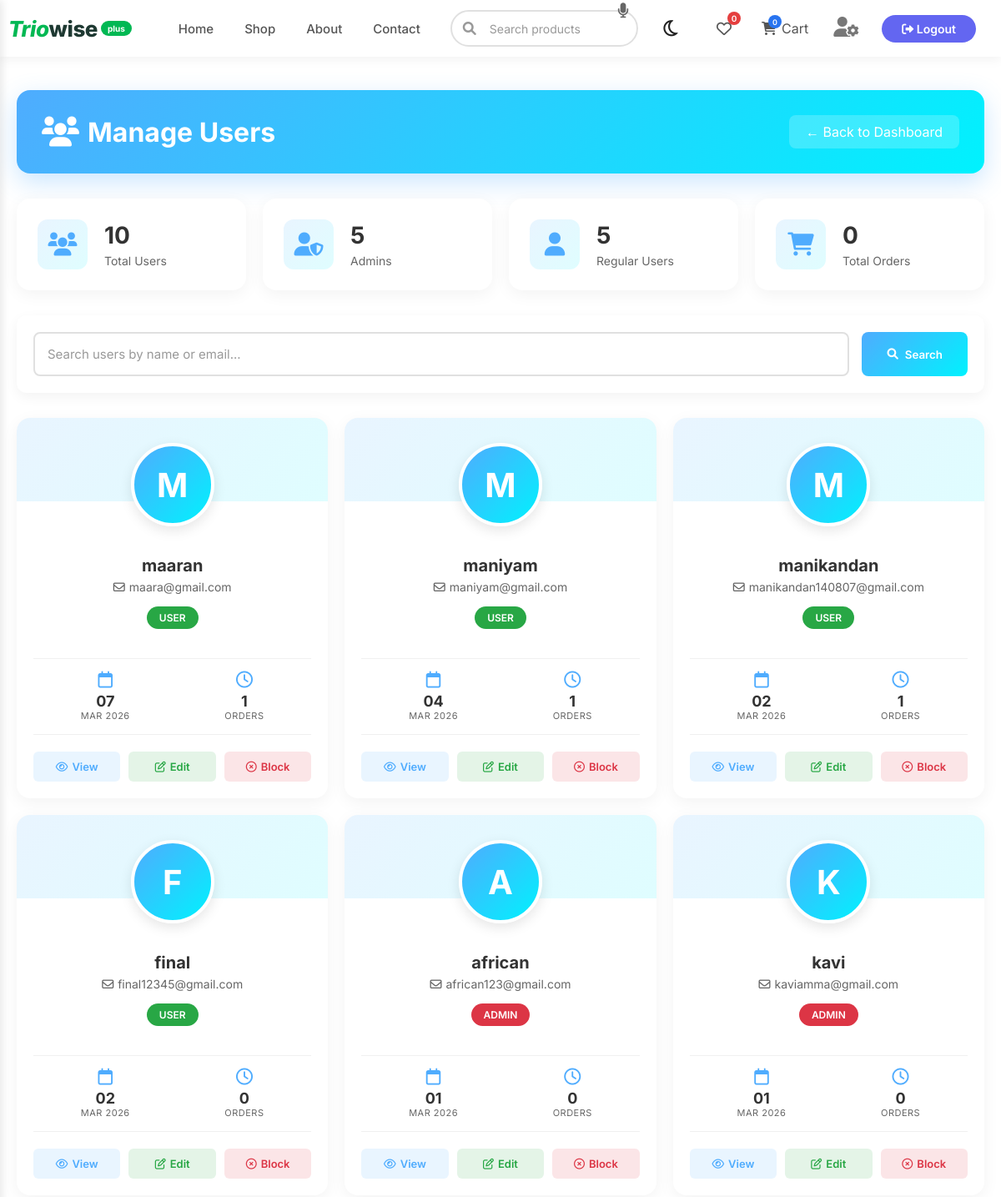
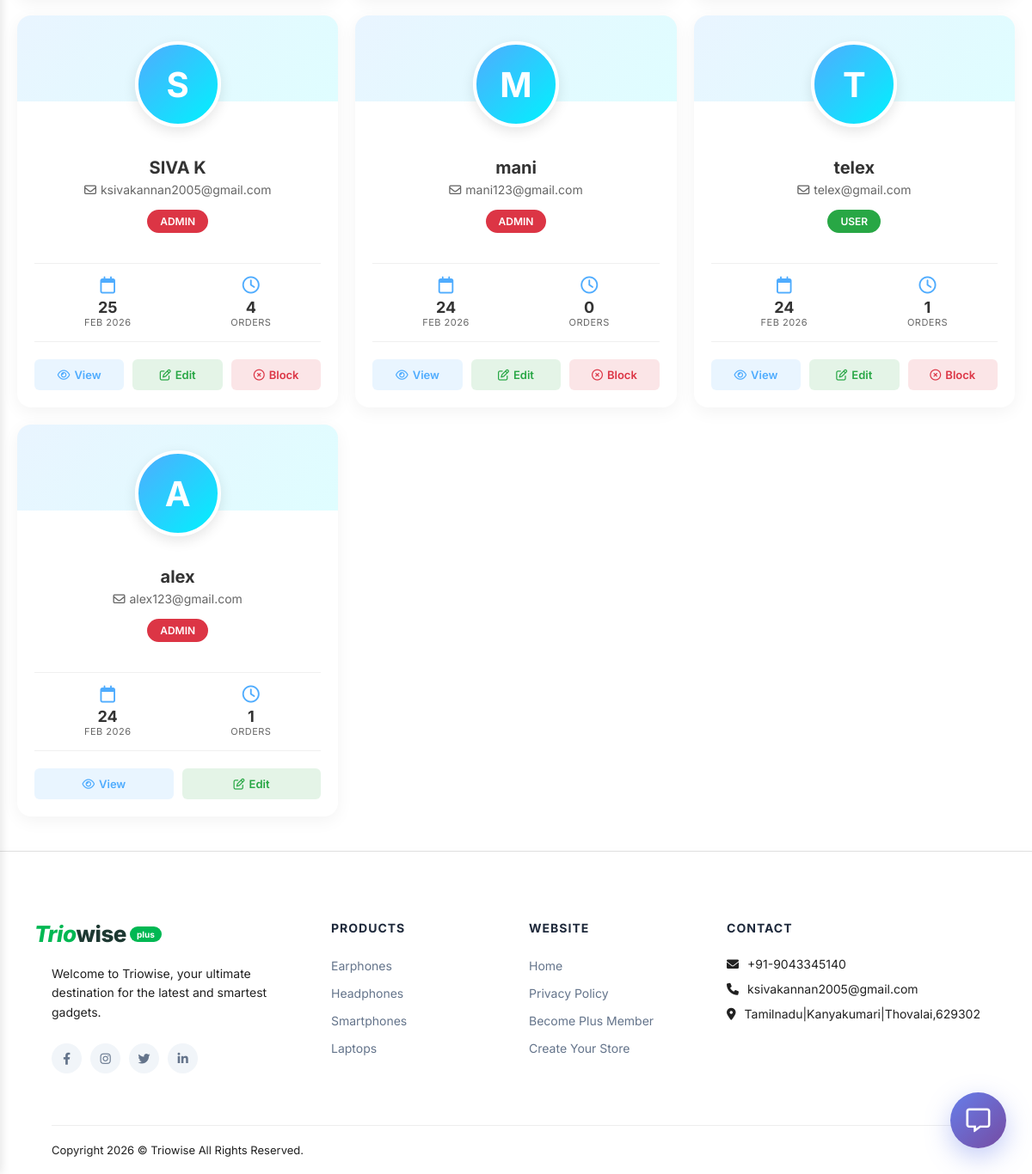
The app's page /admin/users (signed in) with its own data (2 pictures, top to bottom).
### models.py (models this page shows, shortened)
class User(UserMixin, db.Model):
    id = db.Column(db.Integer, primary_key=True)
    name = db.Column(db.String(100), nullable=False)
    email = db.Column(db.String(120), unique=True, nullable=False)
    password_hash = db.Column(db.String(200), nullable=False)
    role = db.Column(db.String(20), nullable=False, default='user')
    created_at = db.Column(db.DateTime, default=datetime.utcnow)
    orders = db.relationship('Order', backref='customer', lazy=True)

### app.py (the view)
@app.route('/admin/users')
@login_required
@admin_required
def admin_users():
    users = User.query.order_by(User.created_at.desc()).all()
    return render_template('admin/users.html', users=users)

### app.py (called while the page is built)
@login_manager.user_loader
def load_user(user_id):
    return User.query.get(int(user_id))

@app.context_processor
def inject_now():
    from datetime import datetime
    return {'now': datetime.now()}

def admin_required(f):
    @wraps(f)
    def decorated_function(*args, **kwargs):
        if not current_user.is_authenticated or current_user.role != 'admin':
            flash('You need admin privileges to access this page.', 'danger')
            return redirect(url_for('home'))
        return f(*args, **kwargs)
    return decorated_function

@app.context_processor
def inject_now():
    from datetime import datetime
    return {'now': datetime.now()}

### templates/admin/users.html (shortened to what this page needs)
{% extends "base.html" %}
{% block content %}
<div class="users-page">
    <div class="users-header">
        <h1>
            <i class="fa-solid fa-users"></i>
            Manage Users
        </h1>
        <a href="{{ url_for('admin_dashboard') }}" class="btn-back">← Back to Dashboard</a>
    </div>
    <div class="user-stats">
        <div class="user-stat-card">
            <div class="user-stat-icon">
                <i class="fa-solid fa-users"></i>
            </div>
            <div class="user-stat-info">
                <h3>{{ users|length }}</h3>
                <p>Total Users</p>
            </div>
        </div>
        <div class="user-stat-card">
            <div class="user-stat-icon">
                <i class="fa-solid fa-user-shield"></i>
            </div>
            <div class="user-stat-info">
                <h3>{{ users|selectattr('role', 'equalto', 'admin')|list|length }}</h3>
                <p>Admins</p>
            </div>
        </div>
        <div class="user-stat-card">
            <div class="user-stat-icon">
                <i class="fa-solid fa-user"></i>
            </div>
            <div class="user-stat-info">
                <h3>{{ users|selectattr('role', 'equalto', 'user')|list|length }}</h3>
                <p>Regular Users</p>
            </div>
        </div>
        <div class="user-stat-card">
            <div class="user-stat-icon">
                <i class="fa-solid fa-cart-shopping"></i>
            </div>
            <div class="user-stat-info">
                <h3>{{ orders_count|default(0) }}</h3>
                <p>Total Orders</p>
            </div>
        </div>
    </div>
    <div class="user-search">
        <input type="text" id="userSearch" placeholder="Search users by name or email...">
        <button onclick="searchUsers()">
            <i class="fa-solid fa-search"></i> Search
        </button>
    </div>
    <div class="users-grid" id="usersGrid">
        {% for user in users %}
        <div class="user-card" data-name="{{ user.name.lower() }}" data-email="{{ user.email.lower() }}">
            <div class="user-avatar">
                {{ user.name[0]|upper }}
            </div>
            <div class="user-info">
                <h3>{{ user.name }}</h3>
                <p class="user-email">
                    <i class="fa-regular fa-envelope"></i> {{ user.email }}
                </p>
                <span class="user-badge {{ user.role }}">{{ user.role|upper }}</span>
                <div class="user-meta">
                    <div class="meta-item">
                        <i class="fa-regular fa-calendar"></i>
                        <div class="count">{{ user.created_at.strftime('%d') if user.created_at else 'N/A' }}</div>
                        <div class="label">{{ user.created_at.strftime('%b %Y') if user.created_at else 'N/A' }}</div>
                    </div>
                    <div class="meta-item">
                        <i class="fa-regular fa-clock"></i>
                        <div class="count">{{ user.orders|length }}</div>
                        <div class="label">Orders</div>
                    </div>
                </div>
                <div class="user-actions">
                    <button class="user-action-btn view" onclick="viewUser({{ user.id }})">
                        <i class="fa-regular fa-eye"></i> View
                    </button>
                    <button class="user-action-btn edit" onclick="editUser({{ user.id }})">
                        <i class="fa-regular fa-pen-to-square"></i> Edit
                    </button>
                    {% if user.role != 'admin' or current_user.id != user.id %}
                    <button class="user-action-btn block" onclick="toggleUserStatus({{ user.id }})">
                        <i class="fa-regular fa-circle-xmark"></i> Block
                    </button>
                    {% endif %}
                </div>
            </div>
        </div>
        {% endfor %}
    </div>
</div>
{% endblock %}

### templates/admin/users.html (style rules this page uses)
.users-page { max-width: 1400px; margin: 40px auto; padding: 0 20px; }
.users-header { background: linear-gradient(135deg, #4facfe, #00f2fe); padding: 30px; border-radius: 16px; margin-bottom: 30px; box-shadow: 0 10px 30px rgba(79, 172, 254, 0.3); display: flex; justify-content: space-between; align-items: center; }
.users-header h1 { color: white; font-size: 32px; font-weight: 700; display: flex; align-items: center; gap: 10px; margin: 0; }
.users-header h1 i { font-size: 36px; }
.btn-back { color: white; text-decoration: none; font-size: 16px; padding: 10px 20px; background: rgba(255,255,255,0.2); border-radius: 8px; transition: all 0.3s ease; }
.user-stats { display: grid; grid-template-columns: repeat(4, 1fr); gap: 20px; margin-bottom: 30px; }
.user-stat-card { background: white; padding: 25px; border-radius: 16px; box-shadow: 0 5px 20px rgba(0, 0, 0, 0.05); display: flex; align-items: center; gap: 20px; transition: all 0.3s ease; }
.user-stat-icon { width: 60px; height: 60px; background: linear-gradient(135deg, #4facfe20, #00f2fe20); border-radius: 12px; display: flex; align-items: center; justify-content: center; font-size: 28px; color: #4facfe; }
.user-stat-info h3 { font-size: 28px; font-weight: 700; color: #333; margin-bottom: 5px; }
.user-stat-info p { color: #666; font-size: 14px; }
.user-search { background: white; padding: 20px; border-radius: 12px; margin-bottom: 30px; display: flex; gap: 15px; box-shadow: 0 5px 15px rgba(0, 0, 0, 0.05); }
.user-search input { flex: 1; padding: 15px; border: 2px solid #e0e0e0; border-radius: 8px; font-size: 15px; transition: all 0.3s ease; }
.user-search button { padding: 15px 30px; background: linear-gradient(135deg, #4facfe, #00f2fe); color: white; border: none; border-radius: 8px; font-weight: 600; cursor: pointer; transition: all 0.3s ease; display: flex; align-items: center; gap: 8px; }
.users-grid { display: grid; grid-template-columns: repeat(auto-fill, minmax(350px, 1fr)); gap: 20px; }
.user-card { background: white; border-radius: 16px; box-shadow: 0 5px 20px rgba(0, 0, 0, 0.05); overflow: hidden; transition: all 0.3s ease; position: relative; }
.user-card::before { content: ''; position: absolute; top: 0; left: 0; right: 0; height: 100px; background: linear-gradient(135deg, #4facfe20, #00f2fe20); }
.user-avatar { position: relative; width: 100px; height: 100px; margin: 30px auto 15px; background: linear-gradient(135deg, #4facfe, #00f2fe); border-radius: 50%; display: flex; align-items: center; justify-content: center; color: white; font-size: 40px; font-weight: 700; border: 4px solid white; box-shadow: 0 5px 15px rgba(0, 0, 0, 0.1); }
.user-info { text-align: center; padding: 20px; }
.user-info h3 { font-size: 20px; font-weight: 700; color: #333; margin-bottom: 5px; }
.user-info .user-email { color: #666; font-size: 14px; margin-bottom: 15px; display: flex; align-items: center; justify-content: center; gap: 5px; }
.user-badge { display: inline-block; padding: 6px 15px; border-radius: 30px; font-size: 12px; font-weight: 600; margin-bottom: 15px; }
.user-badge.admin { background: #dc3545; color: white; }
.user-badge.user { background: #28a745; color: white; }
.user-meta { display: flex; justify-content: space-around; margin: 20px 0; padding: 15px 0; border-top: 1px solid #f0f0f0; border-bottom: 1px solid #f0f0f0; }
.meta-item { text-align: center; }
.meta-item i { font-size: 20px; color: #4facfe; margin-bottom: 5px; }
.meta-item .count { font-size: 18px; font-weight: 700; color: #333; }
.meta-item .label { font-size: 11px; color: #666; text-transform: uppercase; letter-spacing: 0.5px; }
.user-actions { display: flex; gap: 10px; margin-top: 20px; }
.user-action-btn { flex: 1; padding: 10px; border: none; border-radius: 6px; font-weight: 600; font-size: 13px; cursor: pointer; transition: all 0.3s ease; display: flex; align-items: center; justify-content: center; gap: 5px; }
.user-action-btn.view { background: #4facfe20; color: #4facfe; }
.user-action-btn.edit { background: #28a74520; color: #28a745; }
.user-action-btn.block { background: #dc354520; color: #dc3545; }

### records on screen
User: name "M", name "maaran", email "maara@gmail.com", role "USER", created_at "07", created_at "MAR 2026", orders|length "1"
User: name "M", name "maniyam", email "maniyam@gmail.com", role "USER", created_at "04", created_at "MAR 2026", orders|length "1"
User: name "M", name "manikandan", email "manikandan140807@gmail.com", role "USER", created_at "02", created_at "MAR 2026", orders|length "1"
User: name "F", name "final", email "final12345@gmail.com", role "USER", created_at "02", created_at "MAR 2026", orders|length "0"
User: name "A", name "african", email "african123@gmail.com", role "ADMIN", created_at "01", created_at "MAR 2026", orders|length "0"
User: name "K", name "kavi", email "kaviamma@gmail.com", role "ADMIN", created_at "01", created_at "MAR 2026", orders|length "0"
User: name "S", name "SIVA K", email "ksivakannan2005@gmail.com", role "ADMIN", created_at "25", created_at "FEB 2026", orders|length "4"
User: name "M", name "mani", email "mani123@gmail.com", role "ADMIN", created_at "24", created_at "FEB 2026", orders|length "0"
User: name "T", name "telex", email "telex@gmail.com", role "USER", created_at "24", created_at "FEB 2026", orders|length "1"
User: name "A", name "alex", email "alex123@gmail.com", role "ADMIN", created_at "24", created_at "FEB 2026", orders|length "1"

### other values on screen
{{ session.get('cart', [])|length }} "0"
{{ users|length }} "10"
{{ users|selectattr('role', 'equalto', 'admin')|list|length }} "5"
{{ users|selectattr('role', 'equalto', 'user')|list|length }} "5"
{{ orders_count|default(0) }} "0"
